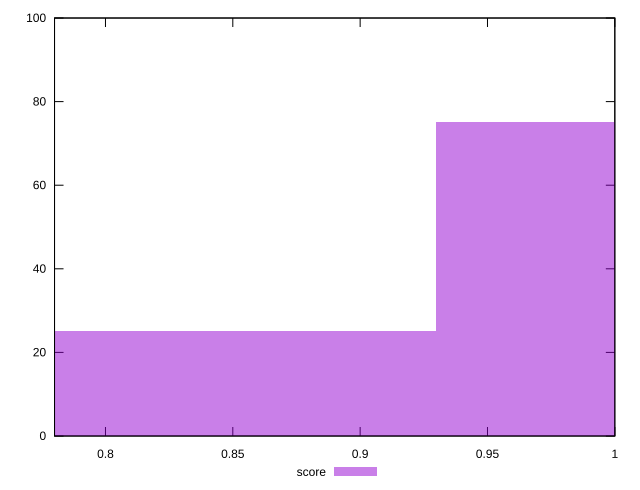

Recreate this plot in gnuplot.
reset

$score <<EOF
1.0329322833296226 75
0.8263458266636982 25
EOF

set key outside below
set boxwidth 0.20658645666592454
set xrange [0.78:1]
set yrange [0:100]
set trange [0:100]
set style fill transparent solid 0.5 noborder
set terminal svg size 640, 490 enhanced background rgb 'white'
set output "report_00009_2021-02-08T22-37-41.559Z/uses-long-cache-ttl/samples/pages+cached+noadtech+nomedia+nocss/score/histogram.svg"

plot $score title "score" with boxes

reset
